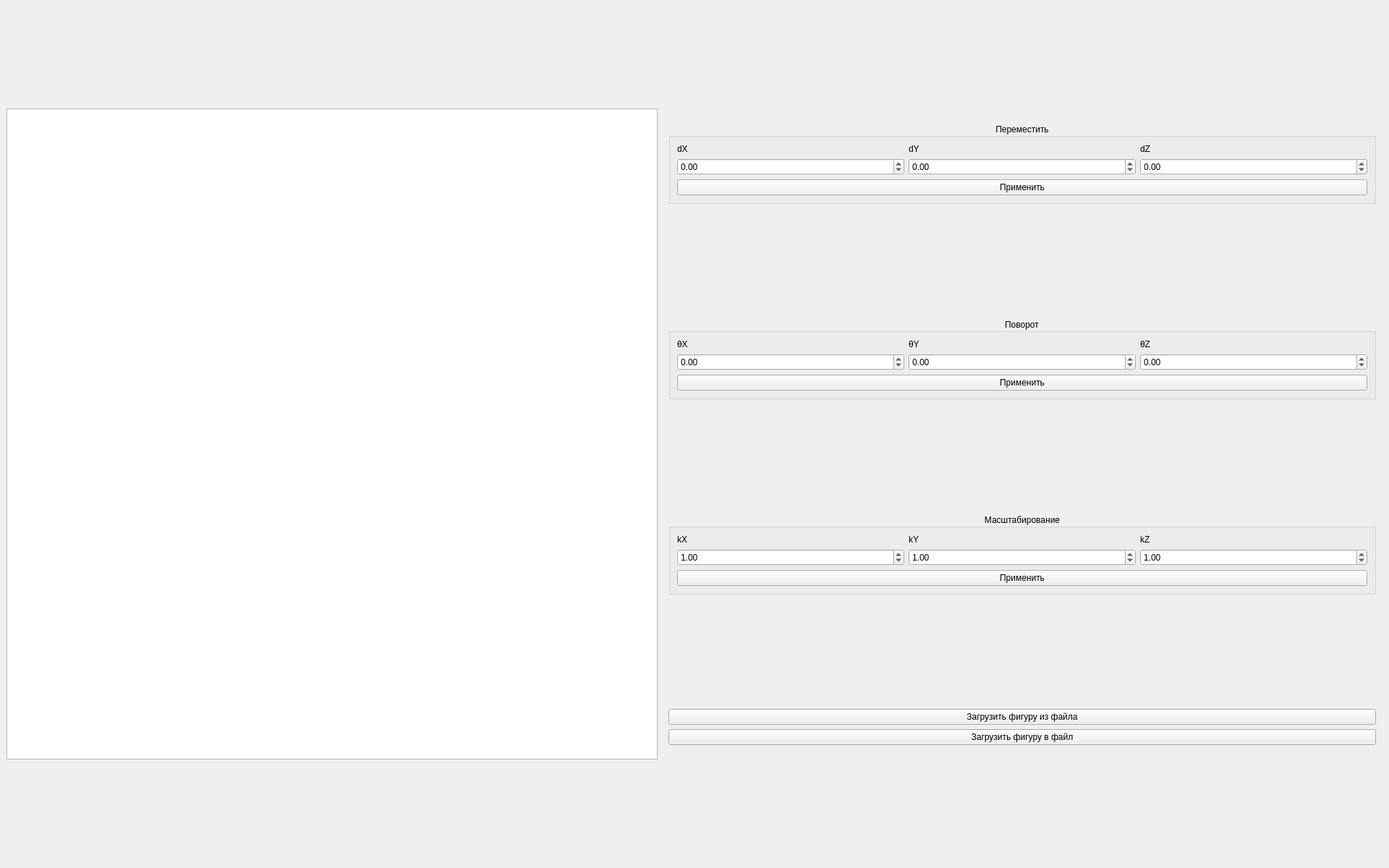
<?xml version="1.0" encoding="UTF-8"?>
<ui version="4.0">
 <class>MainWindow</class>
 <widget class="QMainWindow" name="MainWindow">
  <property name="geometry">
   <rect>
    <x>0</x>
    <y>0</y>
    <width>1920</width>
    <height>1200</height>
   </rect>
  </property>
  <property name="windowTitle">
   <string>MainWindow</string>
  </property>
  <widget class="QWidget" name="centralwidget">
   <layout class="QHBoxLayout" name="horizontalLayout" stretch="1,0">
    <item>
     <widget class="QGraphicsView" name="Graphics">
      <property name="minimumSize">
       <size>
        <width>900</width>
        <height>900</height>
       </size>
      </property>
      <property name="maximumSize">
       <size>
        <width>900</width>
        <height>900</height>
       </size>
      </property>
      <property name="baseSize">
       <size>
        <width>900</width>
        <height>900</height>
       </size>
      </property>
      <property name="alignment">
       <set>Qt::AlignCenter</set>
      </property>
     </widget>
    </item>
    <item>
     <widget class="QWidget" name="ActionsWidget" native="true">
      <layout class="QVBoxLayout" name="verticalLayout">
       <item>
        <spacer name="verticalSpacer_5">
         <property name="orientation">
          <enum>Qt::Vertical</enum>
         </property>
         <property name="sizeHint" stdset="0">
          <size>
           <width>20</width>
           <height>135</height>
          </size>
         </property>
        </spacer>
       </item>
       <item>
        <widget class="QGroupBox" name="MoveInputBox">
         <property name="title">
          <string>Переместить</string>
         </property>
         <property name="alignment">
          <set>Qt::AlignCenter</set>
         </property>
         <layout class="QGridLayout" name="gridLayout">
          <item row="0" column="0">
           <widget class="QLabel" name="dXLabel">
            <property name="text">
             <string>dX</string>
            </property>
           </widget>
          </item>
          <item row="0" column="1">
           <widget class="QLabel" name="dYLabel">
            <property name="text">
             <string>dY</string>
            </property>
           </widget>
          </item>
          <item row="0" column="2">
           <widget class="QLabel" name="dZLabel">
            <property name="text">
             <string>dZ</string>
            </property>
           </widget>
          </item>
          <item row="1" column="0">
           <widget class="QDoubleSpinBox" name="dXInput">
            <property name="minimum">
             <double>-2000000000.000000000000000</double>
            </property>
            <property name="maximum">
             <double>2000000000.000000000000000</double>
            </property>
           </widget>
          </item>
          <item row="1" column="1">
           <widget class="QDoubleSpinBox" name="dYInput">
            <property name="minimum">
             <double>-2000000000.000000000000000</double>
            </property>
            <property name="maximum">
             <double>2000000000.000000000000000</double>
            </property>
           </widget>
          </item>
          <item row="1" column="2">
           <widget class="QDoubleSpinBox" name="dZInput">
            <property name="minimum">
             <double>-2000000000.000000000000000</double>
            </property>
            <property name="maximum">
             <double>2000000000.000000000000000</double>
            </property>
           </widget>
          </item>
          <item row="2" column="0" colspan="3">
           <widget class="QPushButton" name="MoveButton">
            <property name="text">
             <string>Применить</string>
            </property>
           </widget>
          </item>
         </layout>
        </widget>
       </item>
       <item>
        <spacer name="verticalSpacer_4">
         <property name="orientation">
          <enum>Qt::Vertical</enum>
         </property>
         <property name="sizeHint" stdset="0">
          <size>
           <width>20</width>
           <height>134</height>
          </size>
         </property>
        </spacer>
       </item>
       <item>
        <widget class="QGroupBox" name="RotateInputBox">
         <property name="title">
          <string>Поворот</string>
         </property>
         <property name="alignment">
          <set>Qt::AlignCenter</set>
         </property>
         <layout class="QGridLayout" name="gridLayout_2" rowstretch="0,0,0">
          <item row="0" column="0">
           <widget class="QLabel" name="oXLabel">
            <property name="text">
             <string>θX</string>
            </property>
           </widget>
          </item>
          <item row="0" column="1">
           <widget class="QLabel" name="oYLabel">
            <property name="text">
             <string>θY</string>
            </property>
           </widget>
          </item>
          <item row="0" column="2">
           <widget class="QLabel" name="oZLabel">
            <property name="text">
             <string>θZ</string>
            </property>
           </widget>
          </item>
          <item row="1" column="0">
           <widget class="QDoubleSpinBox" name="oXInput">
            <property name="minimum">
             <double>-2000000000.000000000000000</double>
            </property>
            <property name="maximum">
             <double>2000000000.000000000000000</double>
            </property>
           </widget>
          </item>
          <item row="1" column="1">
           <widget class="QDoubleSpinBox" name="oYInput">
            <property name="minimum">
             <double>-2000000000.000000000000000</double>
            </property>
            <property name="maximum">
             <double>2000000000.000000000000000</double>
            </property>
           </widget>
          </item>
          <item row="1" column="2">
           <widget class="QDoubleSpinBox" name="oZInput">
            <property name="minimum">
             <double>-2000000000.000000000000000</double>
            </property>
            <property name="maximum">
             <double>2000000000.000000000000000</double>
            </property>
           </widget>
          </item>
          <item row="2" column="0" colspan="3">
           <widget class="QPushButton" name="RotateButton">
            <property name="text">
             <string>Применить</string>
            </property>
           </widget>
          </item>
         </layout>
        </widget>
       </item>
       <item>
        <spacer name="verticalSpacer_3">
         <property name="orientation">
          <enum>Qt::Vertical</enum>
         </property>
         <property name="sizeHint" stdset="0">
          <size>
           <width>20</width>
           <height>135</height>
          </size>
         </property>
        </spacer>
       </item>
       <item>
        <widget class="QGroupBox" name="ScaleInputBox">
         <property name="title">
          <string>Масштабирование</string>
         </property>
         <property name="alignment">
          <set>Qt::AlignCenter</set>
         </property>
         <layout class="QGridLayout" name="gridLayout_3">
          <item row="0" column="0">
           <widget class="QLabel" name="kXLabel">
            <property name="text">
             <string>kX</string>
            </property>
           </widget>
          </item>
          <item row="0" column="1">
           <widget class="QLabel" name="kYLabel">
            <property name="text">
             <string>kY</string>
            </property>
           </widget>
          </item>
          <item row="0" column="2">
           <widget class="QLabel" name="kZLabel">
            <property name="text">
             <string>kZ</string>
            </property>
           </widget>
          </item>
          <item row="1" column="0">
           <widget class="QDoubleSpinBox" name="kXInput">
            <property name="minimum">
             <double>-2000000006.000000000000000</double>
            </property>
            <property name="maximum">
             <double>2000000000.000000000000000</double>
            </property>
            <property name="value">
             <double>1.000000000000000</double>
            </property>
           </widget>
          </item>
          <item row="1" column="1">
           <widget class="QDoubleSpinBox" name="kYInput">
            <property name="minimum">
             <double>-2000000000.000000000000000</double>
            </property>
            <property name="maximum">
             <double>2000000000.000000000000000</double>
            </property>
            <property name="value">
             <double>1.000000000000000</double>
            </property>
           </widget>
          </item>
          <item row="1" column="2">
           <widget class="QDoubleSpinBox" name="kZInput">
            <property name="minimum">
             <double>-2000000000.000000000000000</double>
            </property>
            <property name="maximum">
             <double>2000000000.000000000000000</double>
            </property>
            <property name="value">
             <double>1.000000000000000</double>
            </property>
           </widget>
          </item>
          <item row="2" column="0" colspan="3">
           <widget class="QPushButton" name="ScaleButton">
            <property name="text">
             <string>Применить</string>
            </property>
           </widget>
          </item>
         </layout>
        </widget>
       </item>
       <item>
        <spacer name="verticalSpacer_2">
         <property name="orientation">
          <enum>Qt::Vertical</enum>
         </property>
         <property name="sizeHint" stdset="0">
          <size>
           <width>20</width>
           <height>134</height>
          </size>
         </property>
        </spacer>
       </item>
       <item>
        <widget class="QPushButton" name="LoadButton">
         <property name="text">
          <string>Загрузить фигуру из файла</string>
         </property>
        </widget>
       </item>
       <item>
        <widget class="QPushButton" name="UnloadButton">
         <property name="text">
          <string>Загрузить фигуру в файл</string>
         </property>
        </widget>
       </item>
       <item>
        <spacer name="verticalSpacer">
         <property name="orientation">
          <enum>Qt::Vertical</enum>
         </property>
         <property name="sizeHint" stdset="0">
          <size>
           <width>20</width>
           <height>135</height>
          </size>
         </property>
        </spacer>
       </item>
      </layout>
     </widget>
    </item>
   </layout>
  </widget>
 </widget>
 <resources/>
 <connections/>
</ui>
